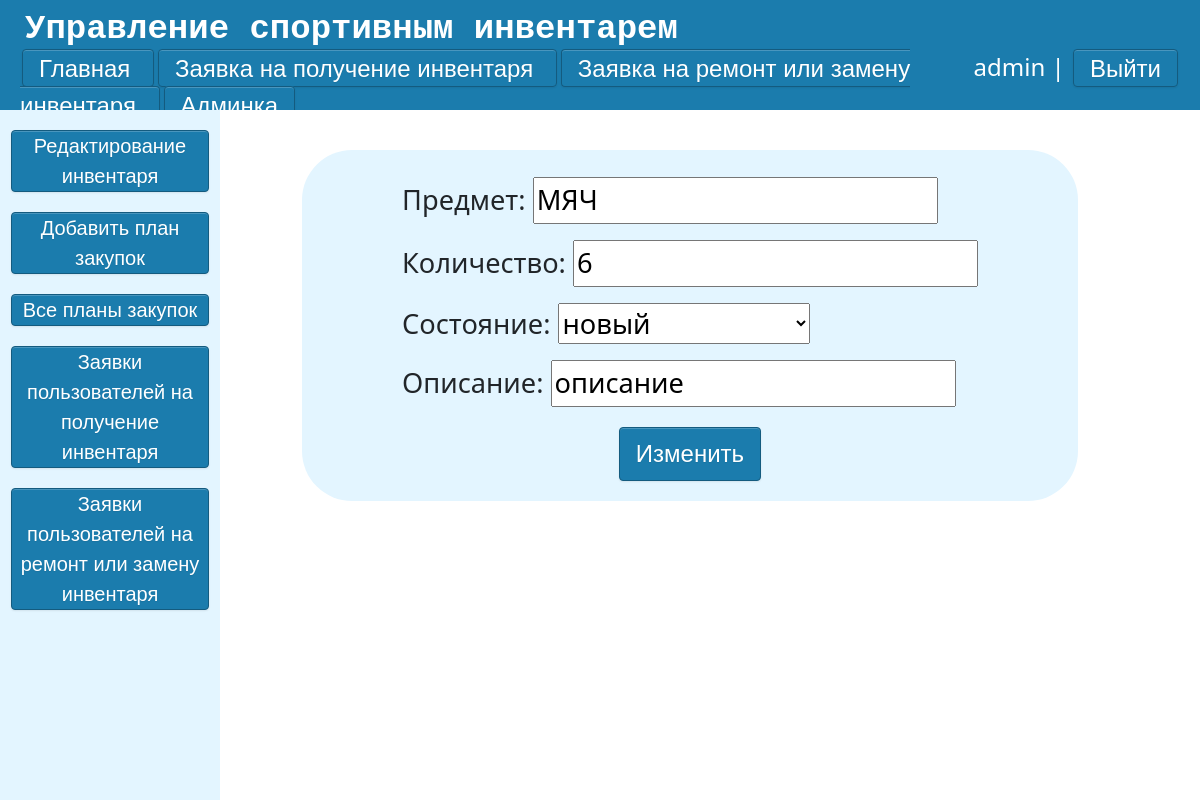
/console/update-inventory/3/ (signed in), run on an earlier commit of the app's database.
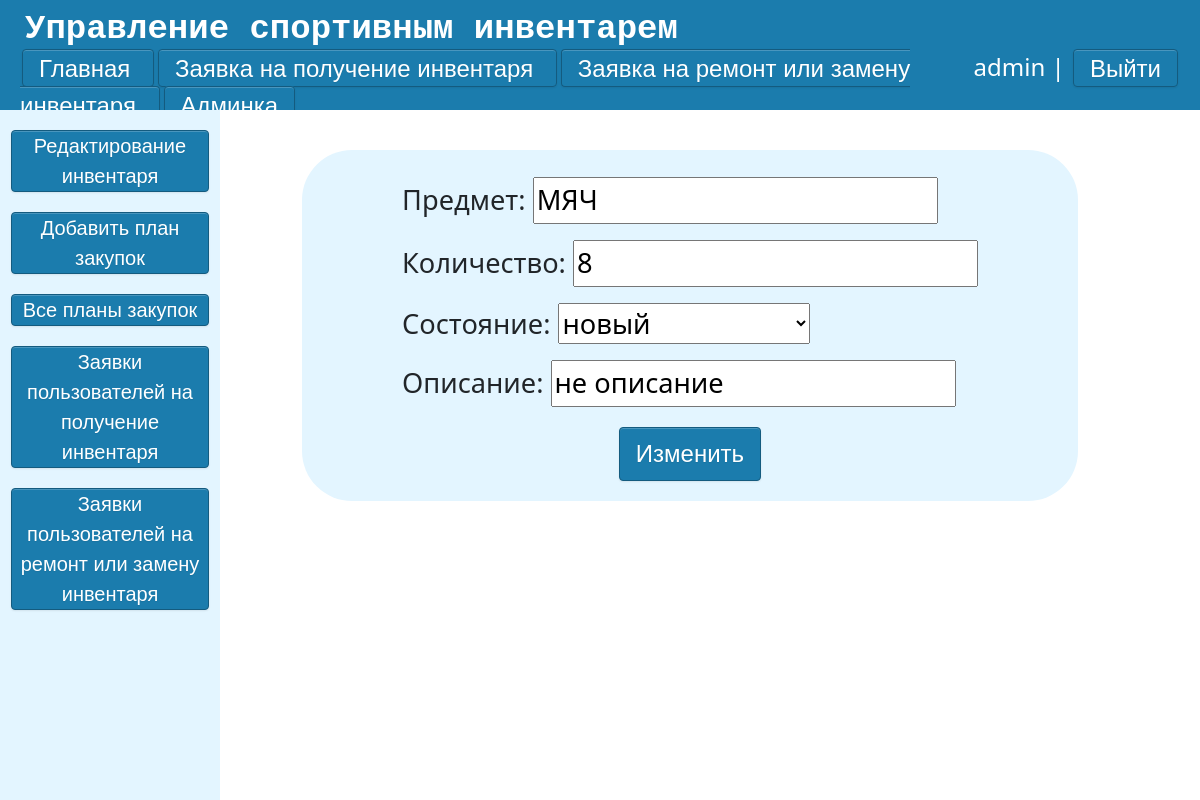
And on a later commit of the database.
### main/models.py (models this page shows, shortened)
class Goods(models.Model):
    CONDITION_CHOICES = [
        ('новый', 'новый'),
        ('использованный', 'использованный'),
        ('сломанный', 'сломанный'),
    ]
    goods = models.CharField('Название', max_length=30)
    count = models.IntegerField('Количество', default=1)
    rented_count = models.IntegerField('Взято', default=0)
    condition = models.CharField('Состояние', max_length=20, choices=CONDITION_CHOICES)
    description = models.TextField('Описание', blank=True, null=True)
    created_at = models.DateTimeField('Добавлено', default=timezone.now)
    updated_at = models.DateTimeField('Обновлено', auto_now=True)
    class Meta:
        verbose_name = "Инвентарь"
        verbose_name_plural = "Инвентарь"

### main/views.py (the view)
# urls.py: path('console/update-inventory/<int:post_id>/', views.Update_inventory, name="Update_inventory"),
def Update_inventory(request,post_id):
    if request.user.is_superuser:
        g = (Goods.objects.get(pk=post_id))
        form = UpdateGoodsForm(request.POST or None, instance=g)
        if form.is_valid():
            form.save()
            return redirect('edit_inventory')
        return render(request, 'admin/update_inventory.html', {'form':form,'g': g})
    else:
        return render(request, 'admin/Error.html')

### main/forms.py
class UpdateGoodsForm(forms.ModelForm):
    class Meta:
        model = Goods
        fields = ('goods', 'count', 'condition', 'description')
        labels = {
            'goods': 'Предмет',
            'count': 'Количество',
            'condition': 'Состояние',
            'description': 'Описание',
        }
        widgets = {
            'description': forms.TextInput()
        }

### main/templates/admin/update_inventory.html (shortened to what this page needs)
{% extends 'admin/admin-layout.html' %}
{% block script %}
    <link rel="stylesheet" href="https://cdn.jsdelivr.net/npm/flatpickr/dist/flatpickr.min.css">
{% endblock %}
{% block content %}
    {% if request.user.is_authenticated %}
            <div class="form_admin">
            <form method="post" class="form_content">
                {{ form.as_p }}
            <button type="submit" class = 'btn2'>Изменить</button>
            </form>
         </div>
    {% else %}
        <p class = 'enter_or_reg'>Войдите или зарегистрируйтесь</p>
    {% endif %}
{% endblock %}

What changed in the data, as far as the page shows it:
changed Goods "МЯЧ": count "6" → "8"; description "описание" → "не описание"
